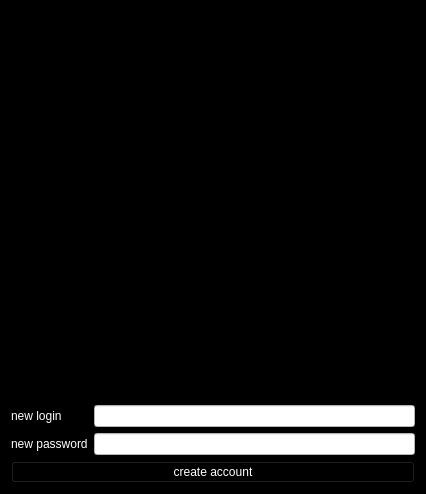
<?xml version="1.0" encoding="UTF-8"?>
<ui version="4.0">
 <class>sort</class>
 <widget class="QWidget" name="sort">
  <property name="geometry">
   <rect>
    <x>0</x>
    <y>0</y>
    <width>426</width>
    <height>494</height>
   </rect>
  </property>
  <property name="windowTitle">
   <string>.</string>
  </property>
  <property name="styleSheet">
   <string notr="true">background-color: rgb(0, 0, 0);</string>
  </property>
  <layout class="QGridLayout" name="gridLayout_2">
   <item row="0" column="0">
    <layout class="QGridLayout" name="gridLayout">
     <item row="1" column="0">
      <widget class="QLabel" name="label_2">
       <property name="styleSheet">
        <string notr="true">color: rgb(255, 255, 255);</string>
       </property>
       <property name="text">
        <string>new login</string>
       </property>
      </widget>
     </item>
     <item row="1" column="1">
      <widget class="QLineEdit" name="lineEdit_login">
       <property name="styleSheet">
        <string notr="true">background-color: rgb(255, 255, 255);</string>
       </property>
      </widget>
     </item>
     <item row="2" column="0">
      <widget class="QLabel" name="label_3">
       <property name="styleSheet">
        <string notr="true">color: rgb(255, 255, 255);</string>
       </property>
       <property name="text">
        <string>new password</string>
       </property>
      </widget>
     </item>
     <item row="2" column="1">
      <widget class="QLineEdit" name="lineEdit_password">
       <property name="styleSheet">
        <string notr="true">background-color: rgb(255, 255, 255);</string>
       </property>
      </widget>
     </item>
     <item row="3" column="0" colspan="2">
      <widget class="QPushButton" name="pushButton">
       <property name="styleSheet">
        <string notr="true">color: rgb(255, 255, 255);</string>
       </property>
       <property name="text">
        <string>create account</string>
       </property>
      </widget>
     </item>
     <item row="0" column="0" colspan="2">
      <widget class="QLabel" name="label">
       <property name="styleSheet">
        <string notr="true">background-image: url(:/tani.jpg);</string>
       </property>
       <property name="text">
        <string/>
       </property>
      </widget>
     </item>
    </layout>
   </item>
  </layout>
 </widget>
 <resources/>
 <connections/>
</ui>
